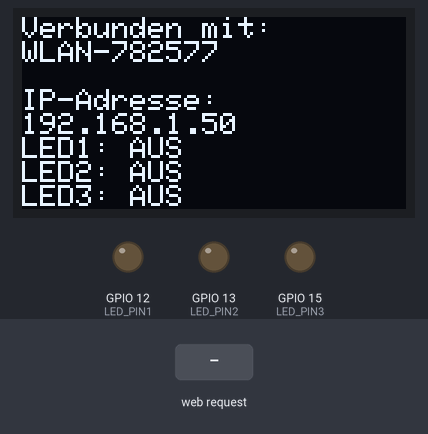
Bench run of a sketch on a simulated ESP8266 (NodeMCU). Parts: 128×64 one-colour display, output pins drawn as LEDs (lit = HIGH). The inputs (shaded band) are chosen by the test bench. WiFi joins after 1.5 s; servers stay silent unless stated; what the sketch prints to the serial monitor is not drawn.

Above: at 2.8 s.
2.9 s: HTTP request GET /led1/on received
At 4.9 s:
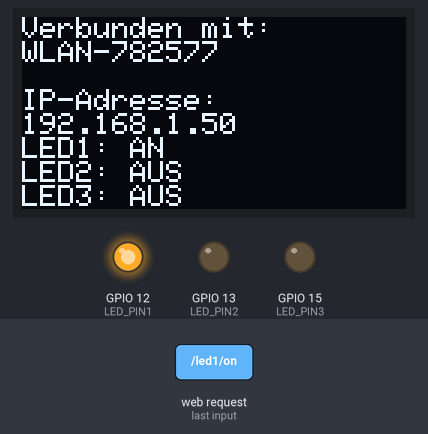
5.2 s: HTTP request GET /led2/on received
At 6.1 s:
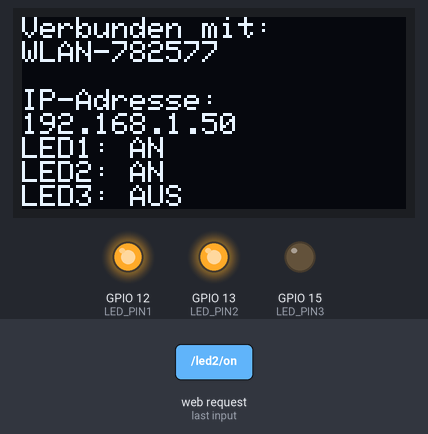
7.2 s: HTTP request GET /led3/on received
At 8.4 s:
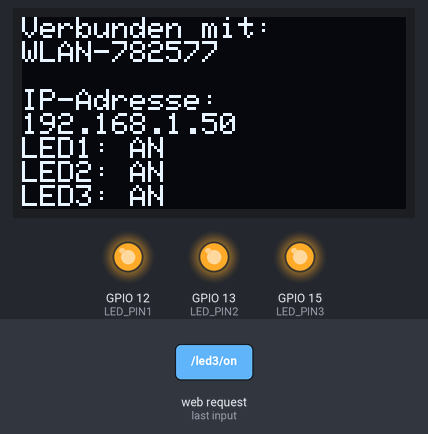
9.3 s: HTTP request GET /led1/off received
At 10.7 s:
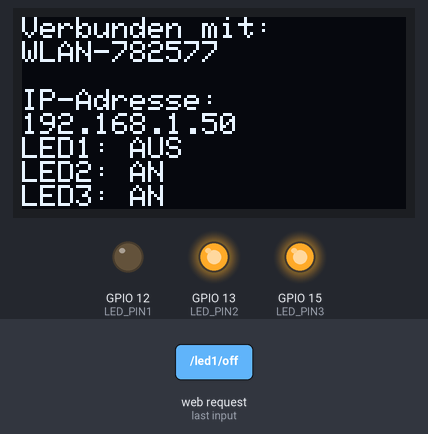
11.4 s: HTTP request GET /led2/off received
At 13.0 s:
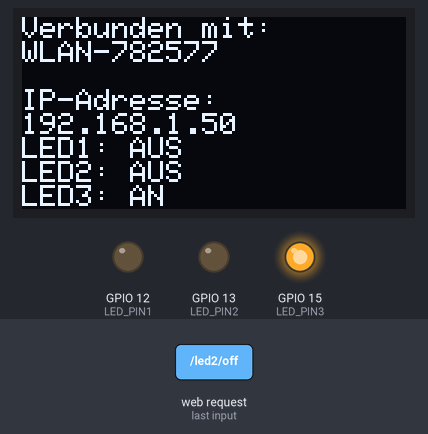
13.4 s: HTTP request GET /led1/on received
At 15.3 s:
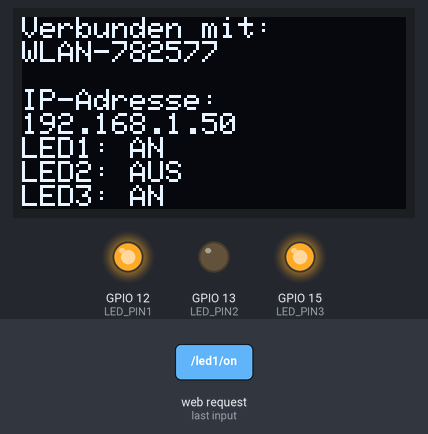
Timing chart, 0 to 16.5 s (numbered marks = the images above; inputs shaded):
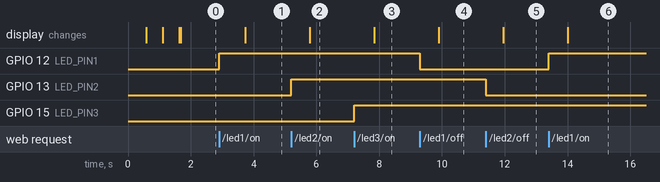

The sketch:

steiner_Proj2.ino
```cpp
#include <ESP8266WiFi.h>
#include <ESP8266WebServer.h>
#include <Wire.h>
#include <Adafruit_GFX.h>
#include <Adafruit_SSD1306.h>

// OLED Display Configuration
#define SCREEN_WIDTH 128
#define SCREEN_HEIGHT 64
#define OLED_RESET -1
Adafruit_SSD1306 display(SCREEN_WIDTH, SCREEN_HEIGHT, &Wire, OLED_RESET);

const char* ssid = "WLAN-782577";       // Hier deinen WLAN-Namen eintragen
const char* password = "60025416322051135176"; // Hier dein WLAN-Passwort eintragen

ESP8266WebServer server(80);

// LED Pins
#define LED_PIN1 12
#define LED_PIN2 13
#define LED_PIN3 15

// HTML Page
String getHTML() {
    String html = "<!DOCTYPE html><html><head><title>LED Control</title>";
    html += "<style>button{margin:10px;padding:10px;}</style></head><body><h1>LED Control</h1>";
    html += "<div><h3>Blaue LED (GPIO 12)</h3><a href='/led1/on'><button>ON</button></a><a href='/led1/off'><button>OFF</button></a></div>";
    html += "<div><h3>Grüne LED (GPIO 13)</h3><a href='/led2/on'><button>ON</button></a><a href='/led2/off'><button>OFF</button></a></div>";
    html += "<div><h3>Rote LED (GPIO 15)</h3><a href='/led3/on'><button>ON</button></a><a href='/led3/off'><button>OFF</button></a></div>";
    html += "</body></html>";
    return html;
}

void handleRedirect() {
    server.sendHeader("Location", "http://3r6nuss.de:7456/index.php", true);
    server.send(302, "text/plain", "Redirecting to http://3r6nuss.de:7456/index.php");
}

void setup() {
    pinMode(LED_PIN1, OUTPUT);
    pinMode(LED_PIN2, OUTPUT);
    pinMode(LED_PIN3, OUTPUT);

    digitalWrite(LED_PIN1, LOW);
    digitalWrite(LED_PIN2, LOW);
    digitalWrite(LED_PIN3, LOW);

    Serial.begin(115200);
    if (!display.begin(SSD1306_SWITCHCAPVCC, 0x3C)) {
        Serial.println(F("SSD1306 allocation failed"));
        for (;;);
    }

    display.clearDisplay();
    display.setTextSize(1);
    display.setTextColor(SSD1306_WHITE);
    display.setCursor(0, 0);
    display.println("Verbinde mit WLAN...");
    display.display();

    WiFi.begin(ssid, password);
    while (WiFi.status() != WL_CONNECTED) {
        delay(500);
        Serial.print(".");
        display.print(".");
        display.display();
    }

    Serial.println("\nConnected to WiFi. IP: " + WiFi.localIP().toString());

    display.clearDisplay();
    display.setCursor(0, 0);
    display.println("Verbunden mit:");
    display.println(ssid);
    display.println("\nIP-Adresse:");
    display.println(WiFi.localIP().toString());
    display.println("\nRedirect aktiv zu:");
    display.println("3r6nuss.de:7456");
    display.display();

    server.on("/", []() { server.send(200, "text/html", getHTML()); });
    server.on("/control", []() { server.send(200, "text/html", getHTML()); });

    server.on("/led1/on", []() { digitalWrite(LED_PIN1, HIGH); server.send(200, "text/html", getHTML()); });
    server.on("/led1/off", []() { digitalWrite(LED_PIN1, LOW); server.send(200, "text/html", getHTML()); });

    server.on("/led2/on", []() { digitalWrite(LED_PIN2, HIGH); server.send(200, "text/html", getHTML()); });
    server.on("/led2/off", []() { digitalWrite(LED_PIN2, LOW); server.send(200, "text/html", getHTML()); });

    server.on("/led3/on", []() { digitalWrite(LED_PIN3, HIGH); server.send(200, "text/html", getHTML()); });
    server.on("/led3/off", []() { digitalWrite(LED_PIN3, LOW); server.send(200, "text/html", getHTML()); });

    server.begin();
}

void loop() {
    server.handleClient();

    static unsigned long lastDisplayUpdate = 0;
    if (millis() - lastDisplayUpdate > 1000) {
        display.clearDisplay();
        display.setCursor(0, 0);
        display.println("Verbunden mit:");
        display.println(ssid);
        display.println("\nIP-Adresse:");
        display.println(WiFi.localIP().toString());
        display.print("LED1: "); display.println(digitalRead(LED_PIN1) ? "AN" : "AUS");
        display.print("LED2: "); display.println(digitalRead(LED_PIN2) ? "AN" : "AUS");
        display.print("LED3: "); display.println(digitalRead(LED_PIN3) ? "AN" : "AUS");
        display.display();
        lastDisplayUpdate = millis();
    }
}
```

Measured:
- after the input at 2.9 s, GPIO 12 (LED_PIN1): LOW → HIGH at once; the display: changes after 0.84 s (image 1)
- after the input at 5.2 s, GPIO 13 (LED_PIN2): LOW → HIGH at once; the display: changes after 0.59 s (image 2)
- after the input at 7.2 s, GPIO 15 (LED_PIN3): LOW → HIGH at once; the display: changes after 0.65 s (image 3)
- after the input at 9.3 s, GPIO 12 (LED_PIN1): HIGH → LOW at once; the display: changes after 0.60 s (image 4)
- after the input at 11.4 s, GPIO 13 (LED_PIN2): HIGH → LOW at once; the display: changes after 0.56 s (image 5)
- after the input at 13.4 s, GPIO 12 (LED_PIN1): LOW → HIGH at once; the display: changes after 0.61 s (image 6)
